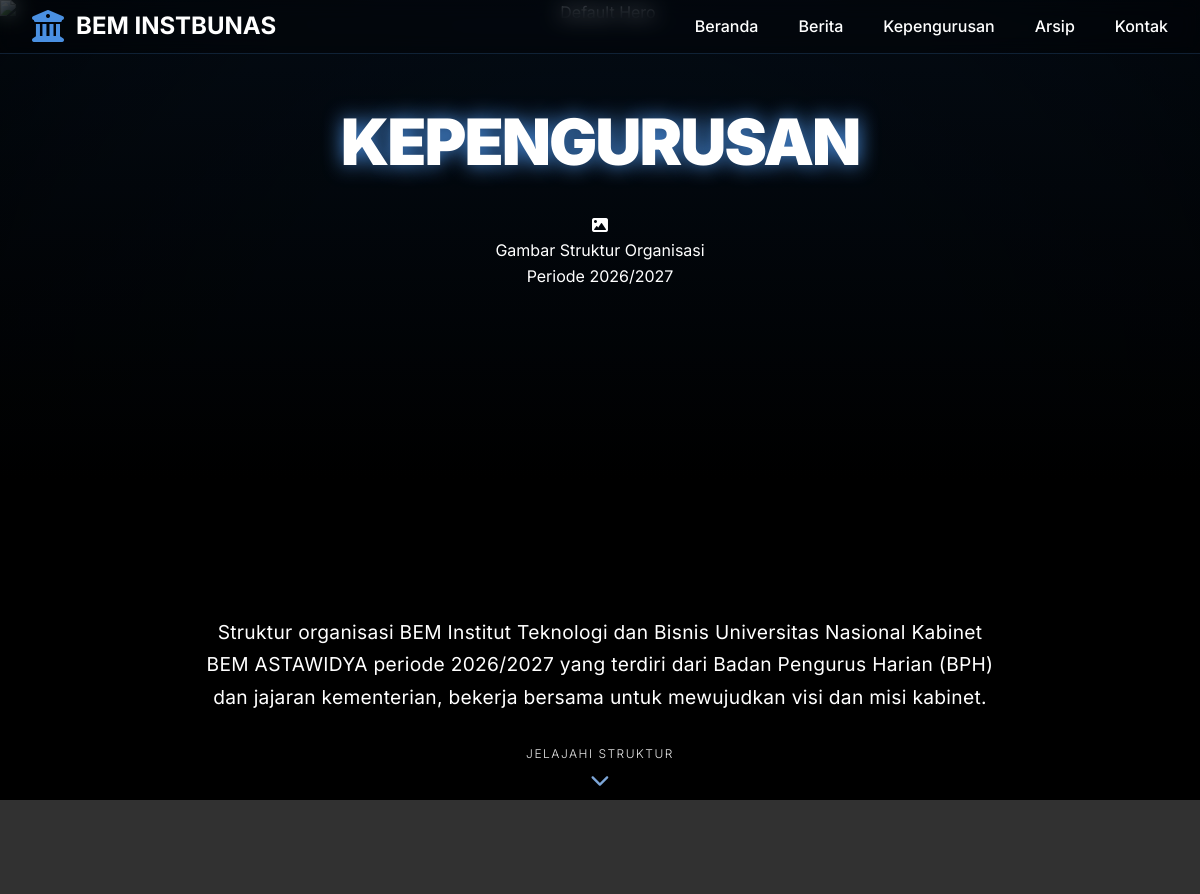
The page /kepengurusan.php (upper part) on the database as committed earlier.
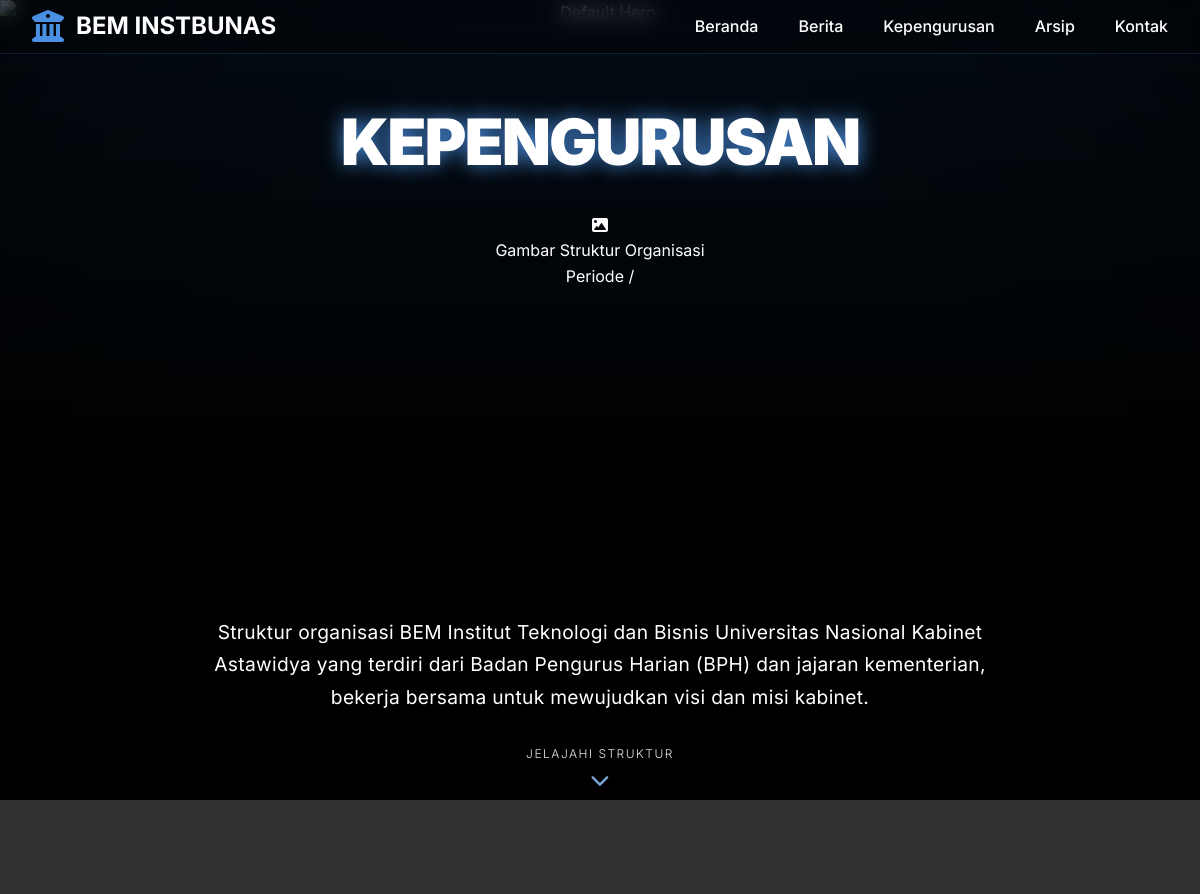
The same page on the database as committed later.
### tables this page shows
CREATE TABLE `periode_kepengurusan` (
  `id` int(11) NOT NULL AUTO_INCREMENT,
  `nama` varchar(100) NOT NULL,
  `tahun_mulai` year(4) NOT NULL,
  `tahun_selesai` year(4) NOT NULL,
  `deskripsi` text DEFAULT NULL,
  `is_active` tinyint(1) DEFAULT 0,
  `created_at` timestamp NULL DEFAULT current_timestamp(),
  `updated_at` timestamp NULL DEFAULT current_timestamp() ON UPDATE current_timestamp(),
  PRIMARY KEY (`id`)
);

### includes/functions.php (called while the page is built, shortened)
<?php
require_once __DIR__ . '/../config/database.php';
function assetUrl($path) {
    return rtrim(ASSETS_URL, '/') . '/' . ltrim($path, '/');
}
function baseUrl($path = '') {
    return BASE_URL . ltrim($path, '/');
}
function getKabinet() {
    return dbFetchOne("SELECT * FROM kabinet WHERE id = 1");
}

### config/database.php (called while the page is built, shortened)
<?php
function getConnection(): PDO
{
    static $pdo = null;
    if ($pdo instanceof PDO) {
        return $pdo;
    }
    try {
        $driver = DB_CONNECTION;
        if ($driver === 'mysql') {
            $dsn = sprintf(
                'mysql:host=%s;port=%s;dbname=%s;charset=utf8mb4',
                DB_HOST,
                DB_PORT,
                DB_NAME
            );
            $options = [
                PDO::ATTR_ERRMODE            => PDO::ERRMODE_EXCEPTION,
                PDO::ATTR_DEFAULT_FETCH_MODE => PDO::FETCH_ASSOC,
                PDO::ATTR_EMULATE_PREPARES   => false,
                PDO::ATTR_STRINGIFY_FETCHES  => false,
            ];
        } else {
            throw new RuntimeException(
                "Unsupported database driver: {$driver}"
            );
        }
        $pdo = new PDO(
            $dsn,
            DB_USER,
            DB_PASS,
            $options
        );
        return $pdo;
    } catch (PDOException $e) {
        error_log(
            '[DB CONNECT ERROR] ' . $e->getMessage()
        );
        throw new RuntimeException(
            'Koneksi DB gagal (' .
            DB_CONNECTION .
            '): ' .
            $e->getMessage(),
            0,
            $e
        );
    }
}
function dbQuery(
    string $sql,
    array $params = [],
    string $types = ''
): PDOStatement {
    try {
        $pdo = getConnection();
        $stmt = $pdo->prepare($sql);
        $stmt->execute($params);
        return $stmt;
    } catch (PDOException $e) {
        error_log(
            '[DB ERROR] ' .
            $e->getMessage() .
            ' | Query: ' .
            $sql
        );
        throw new RuntimeException(
            'DB Error: ' . $e->getMessage(),
            0,
            $e
        );
    }
}
function dbFetchOne(
    string $sql,
    array $params = [],
    string $types = ''
): ?array {
    $stmt = dbQuery($sql, $params, $types);
    $result = $stmt->fetch();
    return $result !== false ? $result : null;
}

### kepengurusan.php (the view, shortened to what this page needs)
<?php
include 'header.php';
$selected_periode = isset($_GET['periode']) ? (int)$_GET['periode'] : 0;
if (!$selected_periode) {
    $periode_aktif    = dbFetchOne("SELECT * FROM periode_kepengurusan WHERE is_active = 1");
    $selected_periode = (int)($periode_aktif['id'] ?? 0);
}
$periode_terpilih = dbFetchOne(
    "SELECT * FROM periode_kepengurusan WHERE id = ?",
    [$selected_periode],
    "i"
);
$struktur = dbFetchOne(
    "SELECT * FROM struktur_organisasi WHERE periode_id = ? AND is_active = 1",
    [$selected_periode], "i"
);
?>
<?php $css_dropdown_ver = file_exists(__DIR__ . '/assets/css/kepengurusan-dropdown.css') ? filemtime(__DIR__ . '/assets/css/kepengurusan-dropdown.css') : '1'; ?>
<link rel="stylesheet" href="<?php echo baseUrl('assets/css/kepengurusan-dropdown.css'); ?>?v=<?php echo $css_dropdown_ver; ?>">
<div class="hero-caption">
    <div class="caption-content">
        <h1 class="caption-title"><span>KEPENGURUSAN</span></h1>
        <div class="caption-image-container">
            <?php if ($struktur && !empty($struktur['gambar'])): ?>
                <img src="<?php echo uploadUrl($struktur['gambar']); ?>"
                     alt="<?php echo htmlspecialchars($struktur['judul'] ?? 'Struktur Organisasi BEM'); ?>"
                     class="caption-image"
                     loading="lazy">
                <?php if (!empty($struktur['deskripsi'])): ?>
                <div class="image-caption">
                    <i class="fas fa-info-circle"></i>
                    <?php echo htmlspecialchars($struktur['deskripsi']); ?>
                </div>
                <?php endif; ?>
            <?php else: ?>
                <div class="no-image-placeholder">
                    <div class="placeholder-content">
                        <i class="fas fa-image"></i>
                        <p>Gambar Struktur Organisasi</p>
                        <span>
                            Periode
                            <?php echo $periode_terpilih['tahun_mulai'] ?? ''; ?>/<?php echo $periode_terpilih['tahun_selesai'] ?? ''; ?>
                        </span>
                    </div>
                </div>
            <?php endif; ?>
        </div>
        <p class="caption-narasi">
            Struktur organisasi BEM Institut Teknologi dan Bisnis Universitas Nasional
            <?php if ($periode_terpilih): ?>
                Kabinet <?php echo htmlspecialchars($periode_terpilih['nama']); ?>
                periode <?php echo $periode_terpilih['tahun_mulai']; ?>/<?php echo $periode_terpilih['tahun_selesai']; ?>
            <?php else: ?>
                Kabinet Astawidya
            <?php endif; ?>
            yang terdiri dari Badan Pengurus Harian (BPH) dan jajaran kementerian,
            bekerja bersama untuk mewujudkan visi dan misi kabinet.
        </p>
        <div class="caption-scroll">
            <span class="scroll-text">jelajahi struktur</span>
            <i class="fas fa-chevron-down"></i>
        </div>
    </div>
</div>
<div class="kepengurusan-content-wrapper">
</div>
<?php include 'footer.php'; ?>

### header.php (shortened to what this page needs)
<?php
require_once __DIR__ . '/includes/functions.php';
$kabinet = getKabinet();
$current_page = basename($_SERVER['PHP_SELF']);
$pageClassMap = [
    'index.php' => 'page-index',
    'berita.php' => 'page-berita',
    'kepengurusan.php' => 'page-kepengurusan',
    'arsip-periode.php' => 'page-arsip',
    'kontak.php' => 'page-kontak',
    'daftar.php' => 'page-daftar',
    'berita-detail.php' => 'page-berita-detail',
    'detail-menteri.php' => 'page-detail-menteri'
];
$page_class = $pageClassMap[$current_page] ?? '';
?>
<!DOCTYPE html>
<html lang="id">
<head>
    <?php $css_style_ver = file_exists(__DIR__ . '/assets/css/style.css') ? filemtime(__DIR__ . '/assets/css/style.css') : '1'; ?>
    <link rel="stylesheet" href="<?php echo assetUrl('css/style.css'); ?>?v=<?php echo $css_style_ver; ?>">
    <?php $css_berita_ver = file_exists(__DIR__ . '/assets/css/berita.css') ? filemtime(__DIR__ . '/assets/css/berita.css') : '1'; ?>
    <link rel="stylesheet" href="<?php echo assetUrl('css/berita.css'); ?>?v=<?php echo $css_berita_ver; ?>">
    <?php $css_kepengurusan_ver = file_exists(__DIR__ . '/assets/css/kepengurusan.css') ? filemtime(__DIR__ . '/assets/css/kepengurusan.css') : '1'; ?>
    <link rel="stylesheet" href="<?php echo assetUrl('css/kepengurusan.css'); ?>?v=<?php echo $css_kepengurusan_ver; ?>">
    <link rel="stylesheet" href="https://cdnjs.cloudflare.com/ajax/libs/font-awesome/6.0.0-beta3/css/all.min.css">
</head>
<body class="<?php echo $page_class; ?>">
    <section class="hero">
        <div class="hero-background">
            <?php if (!empty($kabinet['foto_bersama'])): ?>
                <img src="<?php echo uploadUrl($kabinet['foto_bersama']); ?>"
                     alt="Foto Bersama BEM Kabinet <?php echo htmlspecialchars($kabinet['nama'] ?? 'ASTAWIDYA'); ?>"
                     loading="lazy">
            <?php else: ?>
                <img src="<?php echo assetUrl('images/default-hero.jpg'); ?>"
                     alt="Default Hero"
                     loading="lazy">
            <?php endif; ?>
        </div>
    </section>
    <nav class="navbar">
        <div class="nav-container">
            <div class="logo">
                <a href="<?php echo baseUrl(); ?>">
                    <?php if (!empty($kabinet['logo'])): ?>
                        <img src="<?php echo uploadUrl($kabinet['logo']); ?>"
                             alt="Logo BEM"
                             class="logo-img"
                             loading="lazy">
                    <?php else: ?>
                        <i class="fas fa-university"></i>
                    <?php endif; ?>
                    <span>BEM <span class="text-biru">INST</span>BUNAS</span>
                </a>
            </div>
            <ul class="nav-menu">
                <li class="<?php echo ($current_page == 'index.php') ? 'active' : ''; ?>">
                    <a href="<?php echo baseUrl(); ?>">Beranda</a>
                </li>
                <li class="<?php echo ($current_page == 'berita.php') ? 'active' : ''; ?>">
                    <a href="<?php echo baseUrl('berita.php'); ?>">Berita</a>
                </li>
                <li class="<?php echo ($current_page == 'kepengurusan.php') ? 'active' : ''; ?>">
                    <a href="<?php echo baseUrl('kepengurusan.php'); ?>">Kepengurusan</a>
                </li>
                <li class="<?php echo ($current_page == 'arsip-periode.php') ? 'active' : ''; ?>">
                    <a href="<?php echo baseUrl('arsip-periode.php'); ?>">Arsip</a>
                </li>
                <li class="<?php echo ($current_page == 'kontak.php') ? 'active' : ''; ?>">
                    <a href="<?php echo baseUrl('kontak.php'); ?>">Kontak</a>
                </li>
            </ul>
        </div>
    </nav>
    <main>

### footer.php (shortened to what this page needs)
    </main>
</body>
</html>

### assets/css/style.css (style rules this page uses)
.hero { z-index: -1 !important; }
.navbar { position: fixed; top: 0; left: 0; width: 100%; z-index: 100; background: rgba(0, 0, 0, 0.3); backdrop-filter: blur(10px); -webkit-backdrop-filter: blur(10px); border-bottom: 1px solid rgba(74, 144, 226, 0.2); }
.page-berita main, .page-kepengurusan main, .page-kontak main, .page-berita-detail main, .page-detail-menteri main { margin-top: 0; }

### assets/css/berita.css (style rules this page uses)
.page-kepengurusan .hero-caption, .page-kontak .hero-caption, .page-berita-detail .hero-caption, .page-detail-menteri .hero-caption { display: none; }

### assets/css/kepengurusan.css (style rules this page uses)
:root { --biru-primary: #4A90E2; --biru-secondary: #6BA5E8; --biru-soft: #8BB9F0; --biru-gelap: #1A2F4A; --bg-card: #111; --text-light: #fff; --text-soft: #888; --border-dark: #333; --card-min-width: 240px; --card-max-width: 250px; --gap-lg: 2rem; --gap-md: 1.5rem; --gap-sm: 1rem; --container-max-width: 1400px; --transition-smooth: 0.6s ease; --transition-fast: 0.3s ease; --dropdown-bg: rgba(17, 17, 17, 0.95); --dropdown-border: rgba(74, 144, 226, 0.3); --dropdown-hover: rgba(74, 144, 226, 0.15); --dropdown-text: #fff; --dropdown-option-hover: #1a2f4a; }
.page-kepengurusan .hero-caption { position: absolute; top: 0; left: 0; width: 100%; min-height: 100vh; display: flex; align-items: center; justify-content: center; text-align: center; z-index: 5; padding: 1rem; pointer-events: none; background: transparent; transition: opacity 0.2s ease-out; opacity: 1; will-change: opacity, transform; transform-origin: center center; }
.page-kepengurusan .caption-content { max-width: 900px; margin: 0 auto; pointer-events: auto; text-align: center; }
.page-kepengurusan .caption-title { font-size: clamp(2.5rem, 8vw, 4rem); font-weight: 800; line-height: 1.2; color: #FFFFFF; text-shadow: 0 5px 20px rgba(0,0,0,0.8); margin-bottom: 0rem; margin-top: 5.5rem; letter-spacing: 1px; background: none; -webkit-background-clip: unset; -webkit-text-fill-color: #FFFFFF; background-clip: unset; animation: kepengurusanTitleGlow 3s ease-in-out infinite alternate; }
.page-kepengurusan .caption-title span { color: var(--biru-primary) !important; font-weight: 900; letter-spacing: -2px; text-shadow: 0 0 20px var(--biru-primary), 0 5px 15px rgba(0,0,0,0.7); display: inline-block; }
.page-kepengurusan .caption-narasi { font-size: clamp(1rem, 2.2vw, 1.2rem); font-weight: 400; line-height: 1.7; color: #FFFFFF; text-shadow: 0 2px 10px rgba(0,0,0,0.5); margin: 1rem auto 2rem; max-width: 800px; letter-spacing: 0.3px; }
.page-kepengurusan .caption-scroll { display: flex !important; flex-direction: column !important; align-items: center !important; justify-content: center !important; gap: 0.5rem; margin: 2rem auto 0 !important; animation: bounce 2s infinite; cursor: pointer; transition: all 0.3s ease; text-align: center; opacity: 1 !important; visibility: visible !important; pointer-events: auto !important; max-width: fit-content; }
.page-kepengurusan .scroll-text { font-size: 0.75rem; font-weight: 300; color: rgba(255,255,255,0.9); letter-spacing: 1.5px; text-transform: uppercase; display: block !important; text-align: center; opacity: 1 !important; visibility: visible !important; white-space: nowrap; line-height: 1.4; margin: 0; padding: 0; }
.page-kepengurusan .caption-scroll i { font-size: 1.2rem; color: var(--biru-soft); opacity: 0.9; transition: all 0.3s ease; display: block !important; line-height: 1; margin: 0; padding: 0; }
.kepengurusan-content-wrapper { position: relative; z-index: 10; background: transparent; margin-top: 100vh; min-height: 100vh; padding-top: 2rem; }
.page-kepengurusan .caption-image-container { width: 100%; max-width: 1550px; margin: 2rem auto 1.5rem; aspect-ratio: 19 / 9; }

### assets/css/variables.css (style rules this page uses)
:root { --biru-primary: #4A90E2; --biru-secondary: #6BA5E8; --biru-soft: #8BB9F0; --biru-pudar: #A9CCF5; --biru-gelap: #1A2F4A; --biru-transparan: rgba(74, 144, 226, 0.15); --text-light: #fff; --text-dark: #333; --text-gray: #666; --text-soft: #888; --bg-dark: #313131; --bg-card: #111; --bg-soft: #0a0a0a; --border-dark: #333; --shadow-sm: 0 5px 15px rgba(0,0,0,0.08); --shadow-md: 0 10px 25px rgba(0,0,0,0.15); --shadow-lg: 0 15px 30px rgba(0,0,0,0.15); --transition-fast: 0.3s ease; --transition-slow: 0.5s ease; }
* { margin: 0; padding: 0; box-sizing: border-box; }
body { font-family: 'Inter', sans-serif; background-color: var(--bg-dark); color: var(--text-light); line-height: 1.6; overflow-x: hidden; }

Rows that differ between the two databases and show on the page:
removed periode_kepengurusan: tahun_mulai "2026", tahun_selesai "2027", nama "BEM ASTAWIDYA"
Other text that changed with them:
text no longer shown: "Kabinet periode /"
text now shown: "Kabinet Astawidya"
